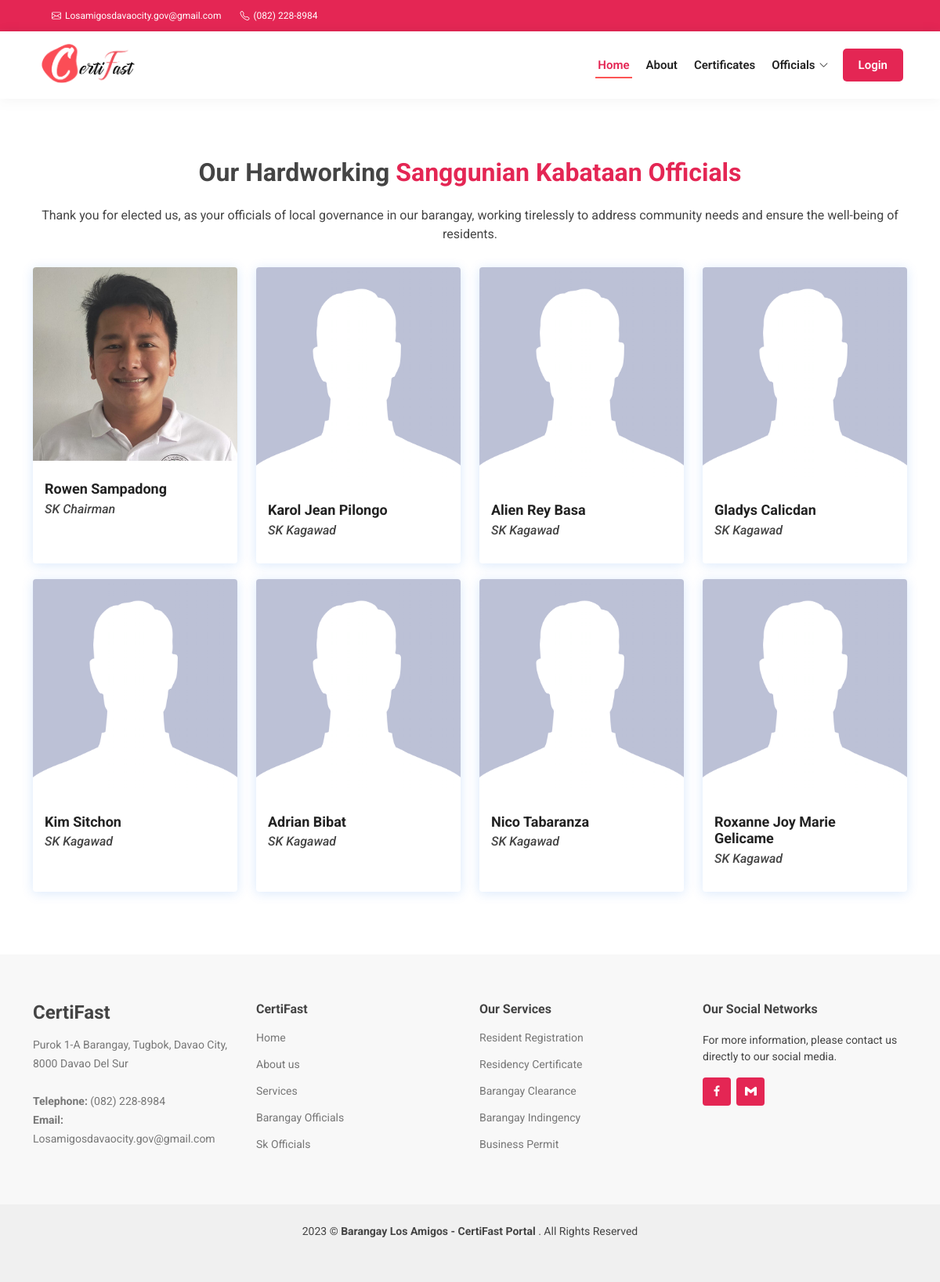
/sangguniankabataan-officials.php, run on the app's committed database.
### tables this page shows
CREATE TABLE `tblbrgy_info` (
  `id` int(11) NOT NULL AUTO_INCREMENT,
  `province_name` varchar(100) DEFAULT NULL,
  `town_name` varchar(100) DEFAULT NULL,
  `brgy_address` varchar(100) NOT NULL,
  `brgy_name` varchar(50) DEFAULT NULL,
  `contact_number` varchar(50) DEFAULT NULL,
  `brgy_email` varchar(50) DEFAULT NULL,
  `dashboardphoto` varchar(200) DEFAULT NULL,
  `city_logo` varchar(100) DEFAULT NULL,
  `brgy_logo` varchar(100) DEFAULT NULL,
  PRIMARY KEY (`id`)
);

CREATE TABLE `tblofficials` (
  `id` int(11) NOT NULL AUTO_INCREMENT,
  `picture` text DEFAULT NULL,
  `fullname` varchar(50) DEFAULT NULL,
  `position` varchar(50) DEFAULT NULL,
  `address` varchar(50) NOT NULL,
  `termstart` date DEFAULT NULL,
  `termend` date DEFAULT NULL,
  `status` varchar(20) DEFAULT NULL,
  PRIMARY KEY (`id`)
);

CREATE TABLE `tblposition` (
  `id` int(11) NOT NULL AUTO_INCREMENT,
  `position` varchar(50) DEFAULT NULL,
  PRIMARY KEY (`id`)
);

### sangguniankabataan-officials.php (the view, shortened to what this page needs)
<?php
    include 'server/dbconnect.php';
    $query1 = "SELECT * FROM tblbrgy_info WHERE id='1'";
    $result1 = $conn->query($query1)->fetch_assoc();
    $query = "SELECT tblofficials.fullname, tblofficials.picture, tblposition.position FROM tblofficials JOIN tblposition ON tblofficials.position = tblposition.id WHERE tblposition.position IN ('SK Chairman','SK Kagawad') AND `status`='Active'";
    $result = $conn->query($query);
    $rows = array();
    while ($row = $result->fetch_assoc()) {
    $rows[] = $row;
    }
?>
<!DOCTYPE html>
<html lang="en">
<head>
  <link href="Homepage/assets/vendor/aos/aos.css" rel="stylesheet">
  <link href="Homepage/assets/vendor/bootstrap/css/bootstrap.min.css" rel="stylesheet">
  <link href="Homepage/assets/vendor/bootstrap-icons/bootstrap-icons.css" rel="stylesheet">
  <link href="Homepage/assets/vendor/boxicons/css/boxicons.min.css" rel="stylesheet">
  <link href="Homepage/assets/vendor/glightbox/css/glightbox.min.css" rel="stylesheet">
  <link href="Homepage/assets/vendor/swiper/swiper-bundle.min.css" rel="stylesheet">
  <link href="Homepage/assets/css/style.css" rel="stylesheet">
</head>
<body>
  <section id="topbar" class="d-flex align-items-center">
    <div class="container d-flex justify-content-center justify-content-md-between">
      <div class="contact-info d-flex align-items-center">
        <i class="bi bi-envelope d-flex align-items-center ms-4"><a href="mailto:losamigosdavaocity.gov@gmail.com"> <?= ucwords($result1['brgy_email']) ?></a></i>
        <i class="bi bi-telephone d-flex align-items-center ms-4"> <span><?= ucwords($result1['contact_number']) ?></span></i>
      </div>
    </div>
  </section>
  <header id="header" class="d-flex align-items-center">
    <div class="container d-flex align-items-center justify-content-between">
      <h1 class="logo"><a href="index.php"><img src="Homepage/assets/img/title-logo.png" alt="title-logo"></a></h1>
      <nav id="navbar" class="navbar">
        <ul>
            <li><a class="nav-link scrollto active" href="index.php#hero">Home</a></li>
            <li><a class="nav-link scrollto" href="index.php#about">About</a></li>
            <li><a class="nav-link scrollto" href="index.php#services">Certificates</a></li>
            <li class="dropdown"><a href="#"><span>Officials</span> <i class="bi bi-chevron-down"></i></a>
          </li>
          <li><a href="login.php" class="btn-login"> Login</a></li>
        </ul>
      </nav>
    </div>
  </header>
  <main id="main" data-aos="fade-up">
    <section id="team" class="team section-bg">
      <div class="container" data-aos="fade-up">
        <div class="section-title">
          <h3>Our Hardworking <span>Sanggunian Kabataan Officials</span></h3><br>
          <span>Thank you for elected us, as your officials of local governance in our barangay, working tirelessly to address community needs and ensure the well-being of residents.</span>
        </div>
        <div class="row">
          <?php foreach ($rows as $row): ?>
            <div class="col-lg-3 col-md-6 d-flex align-items-stretch" data-aos="fade-up" data-aos-delay="100">
              <div class="member">
                <div class="member-img">
                  <img src="assets/uploads/officials_profile/<?= $row['picture'] ?>" class="img-fluid" alt="">
                </div>
                <div class="member-info">
                  <h4><?= ucwords($row['fullname']) ?></h4>
                  <h6><i><?= ucwords($row['position']) ?></i></h6>
                </div>
              </div>
            </div>
            <?php endforeach ?>
        </div>
      </div>
    </section>
  </main>
  <footer id="footer">
    <div class="footer-top">
      <div class="container">
        <div class="row">
          <div class="col-lg-3 col-md-6 footer-contact">
            <h3>CertiFast</h3>
            <p><?= ucwords($result1['brgy_address']) ?> <br> <br>
              <strong>Telephone:</strong> <?= ucwords($result1['contact_number']) ?><br>
              <strong>Email:</strong> <?= ucwords($result1['brgy_email']) ?><br>
            </p>
          </div>
          <div class="col-lg-3 col-md-6 footer-links">
            <h4>CertiFast</h4>
            <ul>
              <li><a href="#">Home</a></li>
              <li><a href="#">About us</a></li>
              <li><a href="#">Services</a></li>
              <li><a href="#">Barangay Officials</a></li>
              <li><a href="#">Sk Officials</a></li>
            </ul>
          </div>
          <div class="col-lg-3 col-md-6 footer-links">
            <h4>Our Services</h4>
            <ul>
              <li> <a href="#">Resident Registration</a></li>
              <li> <a href="#">Residency Certificate</a></li>
              <li> <a href="#">Barangay Clearance</a></li>
              <li> <a href="#">Barangay Indingency</a></li>
              <li> <a href="#">Business Permit</a></li>
            </ul>
          </div>
          <div class="col-lg-3 col-md-6 footer-links">
            <h4>Our Social Networks</h4>
            <p>For more information, please contact us directly to our social media.</p>
            <div class="social-links mt-3">
              <a href="https://www.facebook.com/profile.php?id=100064303345469" class="facebook"><i class="bx bxl-facebook"></i></a>
              <a href="https://www.google.com/url?sa=t&rct=j&q=&esrc=s&source=web&cd=&cad=rja&uact=8&ved=2ahUKEwjI-Ma0x6b_AhWGft4KHc8sDiIQFnoECA8QAQ&url=https%3A%2F%2Fmail.google.com%2F%3F&usg=AOvVaw0UbLmQh5BLuX0lunN8sC9n" class="google-email"><i class="bx bxl-gmail"></i></a>
            </div>
          </div>
        </div>
      </div>
    </div>
    <div class="container py-4">
      <div class="copyright">
        <?php $year = date("Y"); echo  $year . " &copy; <strong><span>Barangay Los Amigos - CertiFast Portal</span></strong>" ?> . All Rights Reserved
      </div>
    </div>
  </footer>
</body>
</html>

### Homepage/assets/css/style.css (style rules this page uses)
body { font-family: "Roboto", sans-serif; color: #444444; }
a { color: #E42654; text-decoration: none; }
h1, h2, h3, h4, h5, h6 { font-family: "Roboto", sans-serif; }
#topbar { background: #E42654; height: 40px; font-size: 12px; transition: all 0.5s; color: #fff; padding: 0; }
#topbar .contact-info i { font-style: normal; color: #fff; }
#topbar .contact-info i a, #topbar .contact-info i span { padding-left: 5px; color: #fff; }
#topbar .contact-info i a { line-height: 0; transition: 0.3s; transition: 0.3s; }
#header { background: #fff; transition: all 0.5s; z-index: 997; height: 86px; box-shadow: 0px 2px 15px rgba(0, 0, 0, 0.1); }
#header .logo { font-size: 30px; margin: 0; padding: 10; line-height: 1; font-weight: 600; letter-spacing: 0.8px; font-family: "Poppins", sans-serif; }
#header .logo a { color: #222222; }
#header .logo img { max-height: 70px; }
.navbar { padding: 0; }
.navbar ul { margin: 0; display: inline-flex; list-style: none; align-items: center; position: relative; }
.navbar .btn-login { margin: 0; left: 0; position: relative; color: #fff; padding: 10px 20px 10px 20px; border-radius: 5px; background-color: #E42654; display: flex; }
.navbar>ul>li { white-space: nowrap; padding: 10px 5px 10px 10px; }
.navbar a, .navbar a:focus { display: flex; align-items: center; justify-content: space-between; padding: 0 3px; font-size: 15px; font-weight: 600; color: #222222; white-space: nowrap; transition: 0.3s; position: relative; }
.navbar a i, .navbar a:focus i { font-size: 12px; line-height: 0; margin-left: 5px; }
.navbar .nav-link:before { content: ""; position: absolute; width: 100%; height: 2px; bottom: -6px; left: 0; background-color: #fc5555; visibility: hidden; width: 0px; transition: all 0.3s ease-in-out 0s; }
.navbar a:hover:before, .navbar li:hover>a:before, .navbar .active:before { visibility: visible; width: 100%; }
.navbar a:hover, .navbar .active, .navbar .active:focus, .navbar li:hover>a { color: #E42654; }
section { padding: 60px 0; overflow: hidden; }
.section-bg { background-color: rgba(255, 255, 255, 0.6); }
.section-title { text-align: center; padding-bottom: 30px; }
.section-title h3 { margin: 15px 0 0 0; font-size: 32px; font-weight: 700; }
.section-title h3 span { color: #E42654; }
.team { padding: 60px 0; }
.team .member { margin-bottom: 20px; overflow: hidden; border-radius: 4px; background: #fff; box-shadow: 0px 2px 15px rgba(16, 110, 234, 0.15); }
.team .member .member-img { position: relative; overflow: hidden; }
.team .member .member-info { padding: 25px 15px; }
.team .member .member-info h4 { font-weight: 700; margin-bottom: 5px; font-size: 18px; color: #222222; }
#footer { background: #f0f0f0; padding: 0 0 30px 0; color: #444444; font-size: 14px; }
#footer .footer-top { padding: 60px 0 30px 0; background: #f8f8f8; }
#footer .footer-top .footer-contact { margin-bottom: 30px; }
#footer .footer-top .footer-contact h3 { font-size: 24px; margin: 0 0 15px 0; padding: 2px 0 2px 0; line-height: 1; font-weight: 700; }
#footer .footer-top .footer-contact p { font-size: 14px; line-height: 24px; margin-bottom: 0; font-family: "Roboto", sans-serif; color: #777777; }
#footer .footer-top h4 { font-size: 16px; font-weight: bold; color: #444444; position: relative; padding-bottom: 12px; }
#footer .footer-top .footer-links { margin-bottom: 30px; }
#footer .footer-top .footer-links ul { list-style: none; padding: 0; margin: 0; }
#footer .footer-top .footer-links ul li { padding: 10px 0; display: flex; align-items: center; }
#footer .footer-top .footer-links ul li:first-child { padding-top: 0; }
#footer .footer-top .footer-links ul a { color: #777777; transition: 0.3s; display: inline-block; line-height: 1; }
#footer .footer-top .social-links a { font-size: 18px; display: inline-block; background: #E42654; color: #fff; line-height: 1; padding: 8px 0; margin-right: 4px; border-radius: 4px; text-align: center; width: 36px; height: 36px; transition: 0.3s; }
#footer .copyright { text-align: center; float: center; }

### data on the page
tblbrgy_info: brgy_email "Losamigosdavaocity.gov@gmail.com", contact_number "(082) 228-8984", brgy_address "Purok 1-A Barangay, Tugbok, Davao City, 8000 Davao Del Sur"
tblofficials: picture (picture), fullname "Rowen Sampadong", tblposition.position "SK Chairman"
tblofficials: picture (picture), fullname "Karol Jean Pilongo", tblposition.position "SK Kagawad"
tblofficials: picture (picture), fullname "Alien Rey Basa", tblposition.position "SK Kagawad"
tblofficials: picture (picture), fullname "Gladys Calicdan", tblposition.position "SK Kagawad"
tblofficials: picture (picture), fullname "Kim Sitchon", tblposition.position "SK Kagawad"
tblofficials: picture (picture), fullname "Adrian Bibat", tblposition.position "SK Kagawad"
tblofficials: picture (picture), fullname "Nico Tabaranza", tblposition.position "SK Kagawad"
tblofficials: picture (picture), fullname "Roxanne Joy Marie Gelicame", tblposition.position "SK Kagawad"
